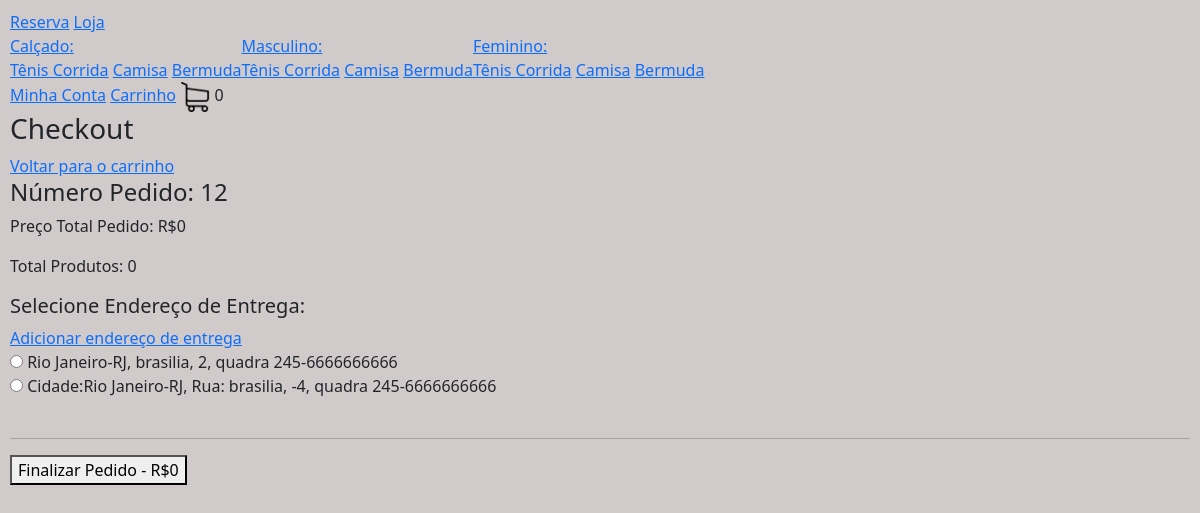
The page /checkout/ (signed in) on the database its author committed.
### loja/models.py (models this page shows, shortened)
class Categoria(models.Model):
   nome = models.CharField(max_length=200, null=True, blank=True)
   slug = models.CharField(max_length=200, null=True, blank=True)

class Tipo(models.Model):
   nome = models.CharField(max_length=200, null=True, blank=True)
   slug = models.CharField(max_length=200, null=True, blank=True)

class Pedido(models.Model):
     cliente =  models.ForeignKey(Cliente, null=True, blank=True, on_delete=models.SET_NULL)
     finalizado =  models.BooleanField(default=False)
     codigo_transacao =  models.CharField(max_length=200, null=True, blank=True)
     endereco = models.ForeignKey(Endereco, null=True, blank=True, on_delete=models.SET_NULL)
     data_finalizacao = models.DateField(null=True, blank=True)
     @property
     def quantidade_total(self):
         itens_pedido = ItensPedido.objects.filter(pedido__id=self.id)
         quantidade = sum([item.quantidade for item in itens_pedido])
         return quantidade
     @property
     def preco_total(self):
         itens_pedido = ItensPedido.objects.filter(pedido__id=self.id)
         preco = sum([item.preco_total for item in itens_pedido])
         return preco

class Endereco(models.Model):
    rua = models.CharField(max_length=200, null=True, blank=True)
    numero =  models.IntegerField(default=0)
    complemento = models.CharField(max_length=200, null=True, blank=True)
    cep = models.CharField(max_length=200, null=True, blank=True)
    cidade = models.CharField(max_length=200, null=True, blank=True)
    estado = models.CharField(max_length=200, null=True, blank=True)
    cliente =  models.ForeignKey(Cliente, null=True, blank=True, on_delete=models.SET_NULL)

### loja/views.py (the view)
# urls.py: path('checkout/', checkout, name="checkout") ,
def checkout(request):
   if request.user.is_authenticated: #Verif usuár autenticado
    cliente = request.user.cliente
   else: #se nao estiver autenticado
     if request.COOKIES.get("id_sessao"):
        id_sessao = request.COOKIES.get("id_sessao")
        cliente, criado = Cliente.objects.get_or_create(id_sessao=id_sessao)
     else: #caso não tenha o id_sessao associado a ele
        return redirect("loja")
   pedido, criado = Pedido.objects.get_or_create(cliente=cliente, finalizado=False)
   enderecos = Endereco.objects.filter(cliente=cliente)
   context = {"pedido": pedido, "enderecos": enderecos}
   return render(request, 'checkout.html', context)

### loja/novos_context.py (called while the page is built)
def carrinho(request):
  quantidade_produtos_carrinho = 0
  if request.user.is_authenticated:
    cliente = request.user.cliente
  else: #se cliente nao estiver logado
     if request.COOKIES.get("id_sessao"):
        id_sessao = request.COOKIES.get("id_sessao")
        cliente, criado = Cliente.objects.get_or_create(id_sessao=id_sessao)
     else: #caso não tenha o id_sessao associado a ele
        return {"quantidade_produtos_carrinho": quantidade_produtos_carrinho}
  pedido, criado = Pedido.objects.get_or_create(cliente=cliente, finalizado=False)
  itens_pedido = ItensPedido.objects.filter(pedido=pedido)
  for item in itens_pedido:
    quantidade_produtos_carrinho += item.quantidade
  return {"quantidade_produtos_carrinho": quantidade_produtos_carrinho}

def categorias_tipos(request):
   categorias_navegacao = Categoria.objects.all()
   tipos_navegacao = Tipo.objects.all()
   return {"categorias_navegacao": categorias_navegacao, "tipos_navegacao": tipos_navegacao}

### loja/templates/checkout.html (shortened to what this page needs)
{% extends 'base.html' %} {% load static %}
{% block body %}
<h3>Checkout</h3>
<a href="{% url 'checkout' %}">Voltar para o carrinho</a>
<h4>Número Pedido: {{ pedido.id }}</h4>
<p>Preço Total Pedido: R${{ pedido.preco_total }}</p>
<p>Total Produtos: {{ pedido.quantidade_total }}</p>
<form method="post">
  <h5>Selecione Endereço de Entrega:</h5>
  <a href="{% url 'adicionar_endereco' %}">Adicionar endereço de entrega</a>
  <br />
  {% for endereco in enderecos %}
  <input type="radio" name="endereco" value="{{ endereco.id }}" />
  <label for="{{ endereco.id }}"
    >{{ endereco.cidade }}-{{ endereco.estado }}, {{ endereco.rua }},
    {{endereco.numero }}, {{ endereco.complemento }}-{{ endereco.cep }}</label
  >
  <br />
  {% endfor %}
  <br />
  <hr />
  <button type="submit">Finalizar Pedido - R${{ pedido.preco_total }}</button>
</form>
{% endblock %}

### loja/templates/navbar.html
{% load static %}
<nav>
  <a href="{% url 'homepage' %}">Reserva</a>
  <a href=" {% url 'loja' %}">Loja</a>
  <div style="display: flex;">
    {% for categoria in categorias_navegacao %}
    <div>
       <a href="{% url 'loja' %}{{ categoria.slug }}">{{ categoria.nome }}:</a><br>
       {% for tipo in tipos_navegacao %}
         <a href="{% url 'loja' %}{{ categoria.slug }}-{{ tipo.slug }}">{{ tipo.nome }}</a>
       {% endfor %}
  </div>
  {% endfor %}
</div>
  {% if request.user.is_authenticated %}
    <a href="{% url 'minha_conta' %}">Minha Conta</a>
  {% else %}
   <a href="{% url 'fazer_login' %}">Login</a>
  {% endif %}
  <a href="{% url 'carrinho' %}">Carrinho</a>
  <img src="{% static 'images/carrinho.png' %}" alt="carrinho" width="30" />
  {{ quantidade_produtos_carrinho }}
</nav>

### static/css/main.css (style rules this page uses)
body { background-color: rgb(168, 163, 160); }

### rows shown on the page
Categoria: nome "Calçado"
Tipo: nome "Tênis Corrida"
Tipo: nome "Camisa"
Tipo: nome "Bermuda"
Categoria: nome "Masculino"
Categoria: nome "Feminino"
Pedido: id "12", preco_total "0", quantidade_total "0"
Endereco: cidade "Rio Janeiro", estado "RJ", rua "brasilia", numero "2", complemento "quadra 245", cep "6666666666"
Endereco: cidade "Cidade:Rio Janeiro", estado "RJ", rua "Rua: brasilia", numero "-4", complemento "quadra 245", cep "6666666666"

### other values the page prints
{{ quantidade_produtos_carrinho }} "0"
